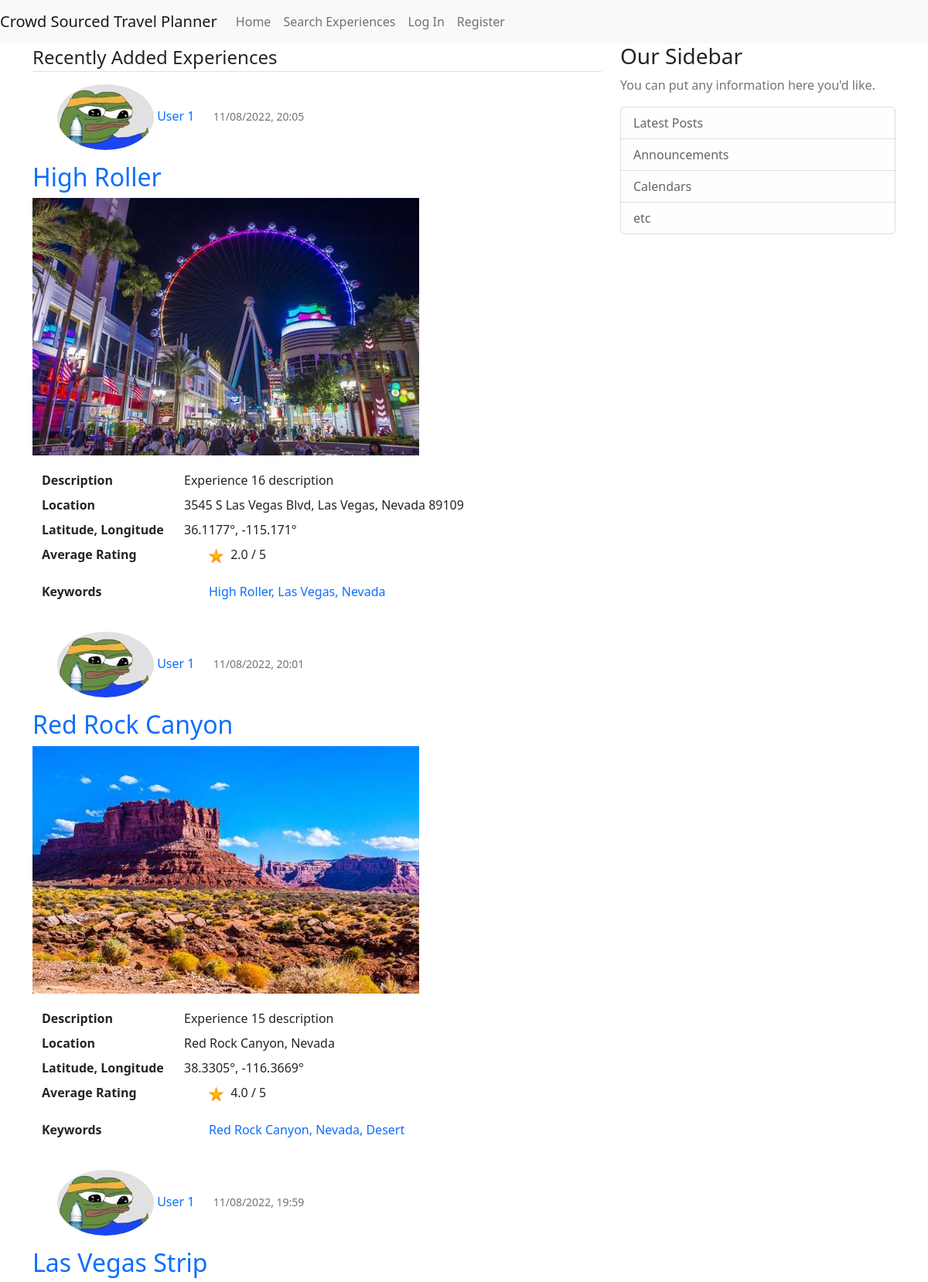
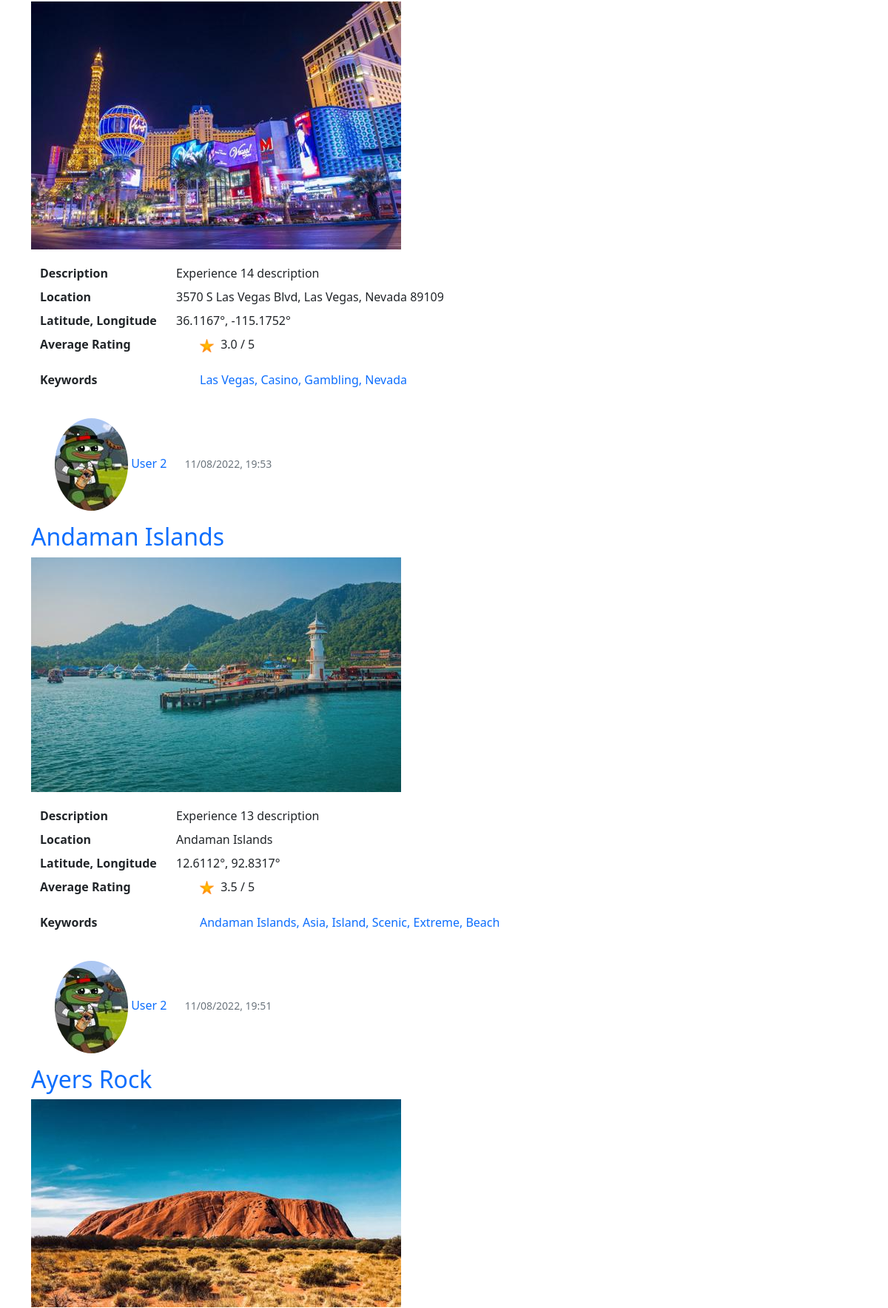
/landing (upper part), run on the app's committed database (2 pictures, top to bottom).
### CrowdSourcedTravelPlanner/models.py (models this page shows, shortened)
class Experience(db.Model):
    id = db.Column(db.Integer, primary_key=True)
    title = db.Column(db.String(100), nullable=False)
    description = db.Column(db.Text, nullable=False)
    location = db.Column(db.String(100), nullable=False)
    date_posted = db.Column(db.DateTime, nullable=False, default=datetime.utcnow)
    image_file = db.Column(db.String(20), nullable=False, default='default.jpg')
    user_id = db.Column(db.Integer, db.ForeignKey('user.id'), nullable=False)
    latitude = db.Column(db.Float, nullable=True)
    longitude = db.Column(db.Float, nullable=True)
    keywords = db.relationship('Keyword', order_by=Keyword.id, back_populates='experience')
    ratings = db.relationship("Rating")

class User(db.Model, UserMixin):
    id = db.Column(db.Integer, primary_key=True)
    username = db.Column(db.String(20), unique=True, nullable=False)
    email = db.Column(db.String(120), unique=True, nullable=False)
    image_file = db.Column(db.String(20), nullable=False, default='default.jpg')
    password = db.Column(db.String(60), nullable=False)
    date_account_created = db.Column(db.DateTime, nullable=False, default=datetime.utcnow)
    experiences = db.relationship('Experience', backref='author', lazy=True)
    trips = db.relationship('Trip', backref='author', lazy=True)
    location = db.Column(db.String(100), nullable=True, default="")
    latitude = db.Column(db.Float, nullable=True)
    longitude = db.Column(db.Float, nullable=True)
    sort = db.Column(db.String(20), nullable=True, default='recent')

class Keyword(db.Model):
    __tablename__ = "keywords"
    id = db.Column(db.Integer, primary_key=True)
    keyword_text = db.Column(db.String, nullable=False)
    experience_id = db.Column(db.Integer, db.ForeignKey('experience.id'))
    experience = db.relationship("Experience", back_populates="keywords")

### CrowdSourcedTravelPlanner/routes.py (the view, shortened to what this page needs)
@app.route('/')
@app.route("/landing")
def landing():
    page = request.args.get('page', 1, type=int)
    nearby_page = request.args.get('nearby_page', 1, type=int)
    if not current_user.is_authenticated:
        experiences = Experience.query.order_by(Experience.date_posted.desc()).paginate(page=page, per_page=5)
        return render_template('landing.html', experiences=experiences)

### CrowdSourcedTravelPlanner/templates/landing.html (shortened to what this page needs)
{% extends "pageLayout.html" %}
{% block content %}
    {% if current_user.is_authenticated and current_user.sort == 'top_rated' %}
        <legend class="border-bottom mb-3">Top Rated Experiences</legend>
    {% else %}
        <legend class="border-bottom mb-3">Recently Added Experiences</legend>
    {% endif %}
    {% for experience in experiences.items %}
        <article class="media content-section">
            <div class="media-body">
                <ul>
                    <li style="display:inline-block;">
                        <a href="{{ url_for('user_experiences', username=experience.author.username) }}">
                            <img class="rounded-circle article-img"
                                 src="{{ url_for('static', filename='profile_pics/' + experience.author.image_file) }}">
                        </a>
                    </li>
                    <li style="display:inline-block;">
                        <a class="mr-2 text-decoration-none" href="{{ url_for('user_experiences', username=experience.author.username) }}">{{ experience.author.username }}</a>
                    </li>
                    <li style="display:inline-block; padding-left: 20px;">
                        <small class="text-muted ">{{ experience.date_posted.strftime('%m/%d/%Y, %H:%M') }}</small>
                    </li>
                </ul>
                <h2><a class="article-title text-decoration-none"
                       href="{{ url_for('experience', experience_id=experience.id) }}">{{ experience.title }}</a></h2>
                <a href="{{ url_for('experience', experience_id=experience.id) }}">
                    <img class="img-rounded"
                         src="{{ url_for('static', filename='experience_pics/' + experience.image_file) }}">
                </a>
                <div class="container" style="margin-top: 20px;">
                    <dl class="row">
                        <dt class="col-sm-3">Description</dt>
                        <dd class="col-sm-9">{{ experience.description }}</dd>
                        <dt class="col-sm-3">Location</dt>
                        <dd class="col-sm-9">{{ experience.location }}</dd>
                        <dt class="col-sm-3">Latitude, Longitude</dt>
                        <dd class="col-sm-9">
                            {% if experience.latitude != -200 and experience.longitude != -200 %}
                                {{ experience.latitude }}°, {{ experience.longitude }}°
                            {% else %}
                                Latitude and Longitude not found for this location.
                            {% endif %}
                        </dd>
                        <dt class="col-sm-3">Average Rating</dt>
                        <dd class="col-sm-9">
                            {% if not experience.avg_rating %}
                                <p>This Experience has not yet been rated.</p>
                            {% else %}
                                <ul>
                                    <li style="display:inline-block;">
                                        <img src="{{ url_for('static', filename='experience_pics/star.png') }}">
                                    </li>
                                    <li style="display:inline-block; margin-left: 5px;">
                                        {{ experience.avg_rating|round(1) }} / 5
                                    </li>
                                </ul>
                            {% endif %}
                        </dd>
                        <dt class="col-sm-3">Keywords</dt>
                        <dd class="col-sm-9">
                            {% if experience.keywords|length == 1 %}
                                <ul>
                                    <li style="display:inline-block;">
                                        <a class="mr-2 text-decoration-none" href="{{ url_for('keyword', keyword_text=experience.keywords[0].keyword_text) }}">{{ experience.keywords[0].keyword_text }}</a>
                                    </li>
                                </ul>
                            {% elif experience.keywords|length > 1 %}
                                <ul>
                                    {% for keyword in experience.keywords[:-1] %}
                                        <li style="display:inline-block;">
                                            <a class="mr-2 text-decoration-none" href="{{ url_for('keyword', keyword_text=keyword.keyword_text) }}">{{ keyword.keyword_text }}, </a>
                                        </li>
                                    {% endfor %}
                                    <li style="display:inline-block;">
                                        <a class="mr-2 text-decoration-none" href="{{ url_for('keyword', keyword_text=experience.keywords[-1].keyword_text) }}">{{ experience.keywords[-1].keyword_text }}</a>
                                    </li>
                                </ul>
                            {% endif %}
                        </dd>
                    </dl>
                </div>
            </div>
        </article>
    {% endfor %}
{% endblock content %}}

### data on the page
Experience: image_file (picture), author.username "User 1", date_posted "11/08/2022, 20:05", title "High Roller", description "Experience 16 description", location "3545 S Las Vegas Blvd, Las Vegas, Nevada 89109", latitude "36.1177", longitude "-115.171", avg_rating "2.0", keyword_text "Nevada"
Keyword: keyword_text "High Roller"
Keyword: keyword_text "Las Vegas"
Experience: image_file (picture), author.username "User 1", date_posted "11/08/2022, 20:01", title "Red Rock Canyon", description "Experience 15 description", location "Red Rock Canyon, Nevada", latitude "38.3305", longitude "-116.3669", avg_rating "4.0", keyword_text "Desert"
Keyword: keyword_text "Red Rock Canyon"
Keyword: keyword_text "Nevada"
Experience: image_file (picture), author.username "User 1", date_posted "11/08/2022, 19:59", title "Las Vegas Strip", description "Experience 14 description", location "3570 S Las Vegas Blvd, Las Vegas, Nevada 89109", latitude "36.1167", longitude "-115.1752", avg_rating "3.0", keyword_text "Nevada"
Keyword: keyword_text "Las Vegas"
Keyword: keyword_text "Casino"
Keyword: keyword_text "Gambling"
Experience: image_file (picture), author.username "User 2", date_posted "11/08/2022, 19:53", title "Andaman Islands", description "Experience 13 description", location "Andaman Islands", latitude "12.6112", longitude "92.8317", avg_rating "3.5", keyword_text "Beach"
Keyword: keyword_text "Andaman Islands"
Keyword: keyword_text "Asia"
Keyword: keyword_text "Island"
Keyword: keyword_text "Scenic"
Keyword: keyword_text "Extreme"
Experience: image_file (picture), author.username "User 2", date_posted "11/08/2022, 19:51", title "Ayers Rock"
